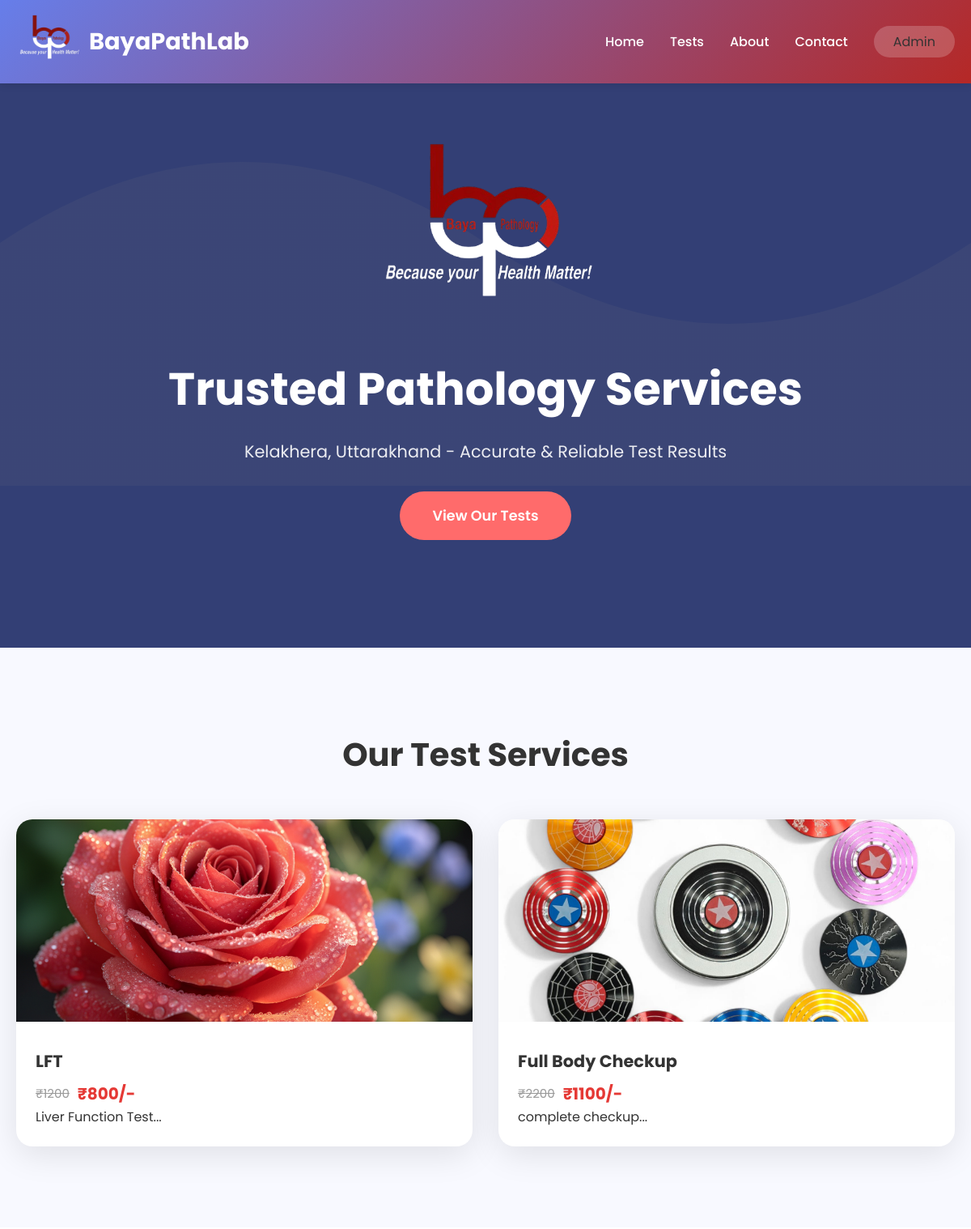
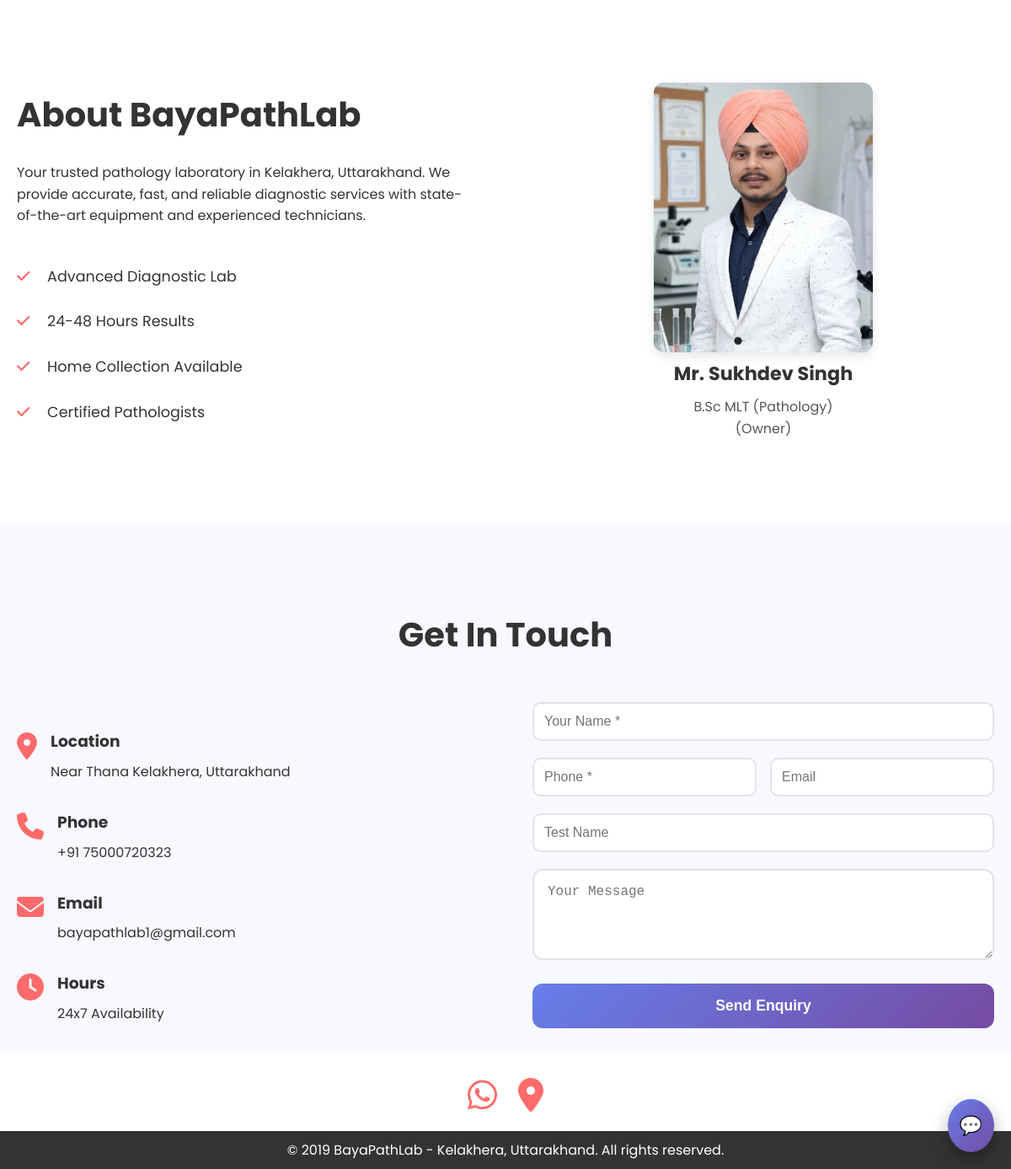
The page / on the database its author committed (2 pictures, top to bottom).
### models.py (models this page shows)
class TestPoster(Base):
    __tablename__ = "test_posters"
    id = Column(Integer, primary_key=True, index=True)
    test_name = Column(String(100), nullable=False)
    price = Column(Float, nullable=False)
    mrp_price = Column(Float, nullable=True)
    description = Column(Text)
    image_path = Column(String(255), nullable=False)
    created_at = Column(DateTime(timezone=True), server_default=func.now())
    is_active = Column(Boolean, default=True)

### app.py (the view)
@app.get("/", response_class=HTMLResponse)
async def home(
    request: Request,
    db: Session = Depends(get_db)
):
    try:
        tests = db.query(TestPoster).filter(
            TestPoster.is_active == True
        ).all()
    except Exception as e:
        print("HOME ERROR:", e)
        tests = []
    return templates.TemplateResponse(
        "index.html",
        {
            "request": request,
            "tests": tests
        }
    )

### templates/index.html (shortened to what this page needs)
{% extends "base.html" %}
{% block content %}
<header class="header">
    <nav class="navbar">
        <div class="nav-container">
            <div class="logo">
                <img src="/static/image/l.png" alt="BayaPathLab Logo" class="logo-icon">
                <h2> BayaPathLab</h2>
            </div>
            <ul class="nav-menu">
                <li><a href="#home" class="nav-link">Home</a></li>
                <li><a href="#services" class="nav-link">Tests</a></li>
                <li><a href="#about" class="nav-link">About</a></li>
                <li><a href="#contact" class="nav-link">Contact</a></li>
                <li><a href="/admin" class="admin-btn"style="color: inherit; text-decoration: none;">Admin</a></li>
            </ul>
        </div>
    </nav>
</header>
<section id="home" class="hero">
    <div class="hero-content">
        <img src="/static/image/l.png" alt="BayaPathLab Logo" class="hero-logo">
        <h1>Trusted Pathology Services</h1>
        <p>Kelakhera, Uttarakhand - Accurate & Reliable Test Results</p>
        <a href="#services" class="cta-button">View Our Tests</a>
    </div>
</section>
<section id="services" class="services">
    <div class="container">
        <h2 class="section-title">Our Test Services</h2>
        <div class="tests-grid">
            {% for test in tests %}
            <div class="test-card book-test"data-test="{{ test.test_name }}">
                <img src="{{ test.image_path }}" alt="{{ test.test_name }}" class="test-image">
                <div class="test-info">
                    <h3>{{ test.test_name }}</h3>
                    <div class="price-section">
                        <div class="mrp">
                            ₹{{ test.mrp_price|int if test.mrp_price == test.mrp_price|int else test.mrp_price }}
                        </div>
                        <div class="offer-price">
                            ₹{{ test.price|int if test.price == test.price|int else test.price }}/-
                        </div>
                    </div>
                    {% if test.description %}
                    <p>{{ test.description[:100] }}...</p>
                    {% endif %}
                </div>
            </div>
            {% endfor %}
        </div>
    </div>
</section>
<section id="about" class="about">
    <div class="container">
        <div class="about-content">
            <div class="about-text">
                <h2>About BayaPathLab</h2>
                <p>Your trusted pathology laboratory in Kelakhera, Uttarakhand. We provide accurate, fast, and reliable diagnostic services with state-of-the-art equipment and experienced technicians.</p>
                <ul class="features">
                    <li><i class="fas fa-check"></i> Advanced Diagnostic Lab</li>
                    <li><i class="fas fa-check"></i> 24-48 Hours Results</li>
                    <li><i class="fas fa-check"></i> Home Collection Available</li>
                    <li><i class="fas fa-check"></i> Certified Pathologists</li>
                </ul>
            </div>
            <div class="about-owner">
    <div class="owner-img">
        <img src="/static/image/owner.jpg" alt="Dr. Sukhdev Singh">
    </div>
    <h3>Mr. Sukhdev Singh</h3>
    <p>B.Sc MLT (Pathology)</p>
    <p>(Owner)</p>
</div>
        </div>
    </div>
</section>
<section id="contact" class="contact">
    <div class="container">
        <h2 class="section-title">Get In Touch</h2>
        <div class="contact-content">
            <div class="contact-info">
                <div class="contact-item">
                    <i class="fas fa-map-marker-alt"></i>
                    <div>
                        <h3>
                            <a href="https://maps.app.goo.gl/XHxb6mpmr79db9m19"style="color: inherit; text-decoration: none;">Location</a>
                        </h3>
                        <p>Near Thana Kelakhera, Uttarakhand</p>
                    </div>
                </div>
                <div class="contact-item">
                    <i class="fas fa-phone"></i>
                    <div>
                        <h3>
                            <a href="https://wa.me/75000720323"style="color: inherit; text-decoration: none;">Phone</a>
                        </h3>
                        <p>+91 75000720323</p>
                    </div>
                </div>
                <div class="contact-item">
                    <i class="fas fa-envelope"></i>
                        <div>
                            <h3>
                                <a href="mailto:bayapathlogy@gmail.com" style="color: inherit; text-decoration: none;">
                                Email
                                </a>
                            </h3>
                                 <p>bayapathlab1@gmail.com</p>
                        </div>
                </div>
                <div class="contact-item">
                    <i class="fas fa-clock"></i>
                    <div>
                        <h3>Hours</h3>
                        <p>24x7 Availability</p>
                    </div>
                </div>
            </div>
            <form class="contact-form" method="POST" action="/enquiry">
                <div class="form-group">
                    <input type="text" name="patient_name" placeholder="Your Name *" required>
                </div>
                <div class="form-row">
                    <div class="form-group">
                        <input type="tel" name="phone" placeholder="Phone *" required>
                    </div>
                    <div class="form-group">
                        <input type="email" name="email" placeholder="Email">
                    </div>
                </div>
                <div class="form-group">
                    <input type="text" name="test_name" placeholder="Test Name">
                </div>
                <div class="form-group">
                    <textarea name="message" placeholder="Your Message" rows="4"></textarea>
                </div>
                <button type="submit" class="submit-btn">Send Enquiry</button>
            </form>
        </div>
    </div>
</section>
<div class="contact-icons">
    <a href="https://wa.me/9175000720323" target="_blank">
        <i class="fab fa-whatsapp"></i>
    </a>
    <a href="https://maps.app.goo.gl/XHxb6mpmr79db9m19" target="_blank">
        <i class="fas fa-map-marker-alt"></i>
    </a>
</div>
<footer class="footer">
    <div class="container">
        <p>&copy; 2019 BayaPathLab - Kelakhera, Uttarakhand. All rights reserved.</p>
    </div>
</footer>
<div id="chat-button">💬</div>
{% endblock %}

### templates/base.html (shortened to what this page needs)
<!DOCTYPE html>
<html lang="en">
<head>
    <link href="https://cdnjs.cloudflare.com/ajax/libs/font-awesome/6.4.0/css/all.min.css" rel="stylesheet">
    <link rel="stylesheet" href="/static/css/style.css">
</head>
<body>
    {% block content %}{% endblock %}
</body>
</html>

### templates/index.html (style rules this page uses)
.contact-icons { display: flex; justify-content: center; align-items: center; gap: 25px; margin-top: 20px; margin-bottom: 10px; padding: 0; }
.contact-icons a { color: #ff6b6b; font-size: 2.5rem; transition: all 0.3s ease; text-decoration: none; }
#chat-button { position: fixed; bottom: 20px; right: 20px; background: linear-gradient(135deg, #667eea, #764ba2); color: white; font-size: 22px; padding: 14px; border-radius: 50%; cursor: pointer; z-index: 99999; box-shadow: 0 8px 20px rgba(0,0,0,0.3); transition: 0.3s; }

### rows shown on the page
TestPoster: image_path (picture), test_name "LFT", mrp_price "1200", price "800", description "Liver Function Test"
TestPoster: image_path (picture), test_name "Full Body Checkup", mrp_price "2200", price "1100", description "complete checkup"
